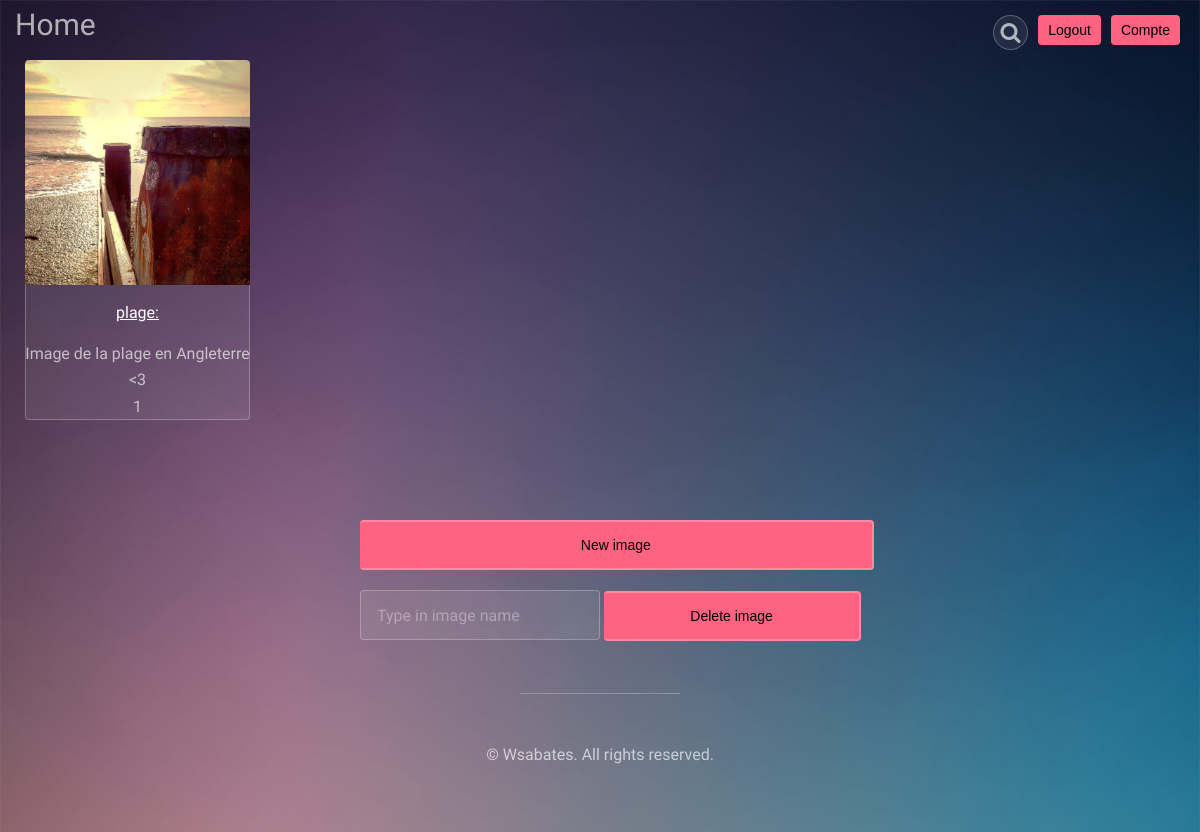
The page /img_galery.php (signed in) on the database its author committed.
### tables this page shows
CREATE TABLE `uploaded_img` (
  `id` int(11) NOT NULL,
  `user_id` varchar(256) NOT NULL,
  `title` varchar(256) NOT NULL,
  `description` varchar(256) NOT NULL,
  `img_name` varchar(256) NOT NULL,
  `nb_likes` int(11) DEFAULT NULL,
  `a_date` varchar(256) NOT NULL
);

### img_galery.php (the view, shortened to what this page needs)
<?php
include "includes/config/database.php";
include_once "header.php";
$sql = "SELECT * FROM uploaded_img WHERE user_id ='$_SESSION[u_id]'";
$result = $connexion->query($sql);
if($result->rowCount() > 0)
{
   echo "<div style = 'height: 450px'>";
   while($row = $result->fetch(PDO::FETCH_ASSOC))
   {
       echo "<section class='up_upload_img' style= 'width: 250px;'>
               <a href='image_commentaire.php?image=". $row[img_name] ."'>
                <img src='images/". $row[img_name] ." '>
                 <h3 style='text-decoration: underline'>$row[title]:</h3>
                 $row[description]
                 <br>
                 $row[nb_likes]
               </a>
             </section>";
   }
   echo "</div>";
}
echo "<div id='upload_box' style=' display: inline-block; width: 100%'>";
echo"<div class='up_upload'>";
if(isset($_SESSION['u_id']))
{
   echo '<form action="upload_details.php" method="POST">
            <button type="submit" name="submit" style="	margin: 10px 50px 10px 25%;padding: 0px 23%">New image</button>
          </form>';
   echo "<div class='up_delete'>";
   echo '<form action="includes/delete_img.inc.php" method="POST">
           <input type="text" name="delete" placeholder="Type in image name">
           <button type="submit" name="submit">Delete image</button>
         </form>';
   echo "</div>";
}
else
   echo '<div id="header"><h1>You must be logged in to upload images</h1></div>';
echo "</div>";
echo "</div>";
?>
<?php
include_once "footer.php";
?>

### assets/css/main.css (style rules this page uses)
html, body, div, span, applet, object, iframe, h1, h2, h3, h4, h5, h6, p, blockquote, pre, a, abbr, acronym, address, big, cite, code, del, dfn, em, img, ins, kbd, q, s, samp, small, strike, strong, sub, sup, tt, var, b, u, i, center, dl, dt, dd, ol, ul, li, fieldset, form, label, legend, table, caption, tbody, tfoot, thead, tr, th, td, article, aside, canvas, details, embed, figure, figcaption, footer, header, hgroup, menu, nav, output, ruby, section, summary, time, mark, audio, video { margin: 0; padding: 0; border: 0; font-size: 100%; font: inherit; vertical-align: baseline; }
article, aside, details, figcaption, figure, footer, header, hgroup, menu, nav, section { display: block; }
body { line-height: 1; }
body { -webkit-text-size-adjust: none; }
*, *:before, *:after { -moz-box-sizing: border-box; -webkit-box-sizing: border-box; box-sizing: border-box; }
body { -ms-overflow-style: scrollbar; }
body { background-color: #000; background-image: url("../../images/bg.jpg"); background-size: cover; background-position: top center; }
body, input, select, textarea { color: rgba(255, 255, 255, 0.65); font-family: "Source Sans Pro", Helvetica, sans-serif; font-size: 13pt; font-weight: 200; line-height: 1.65; }
@media screen and (max-width: 1280px) { body, input, select, textarea { font-size: 12pt; } }
a { color: inherit; text-decoration: none; }
h1, h2, h3, h4, h5, h6 { color: #ffffff; font-weight: 200; line-height: 1.5; margin: 0 0 1em 0; }
h3 { font-size: 1em; }
input[type="text"], input[type="password"], input[type="email"], input[type="tel"], input[type="file"], select, textarea { appearance: none; background: rgba(255, 255, 255, 0.075); border-radius: 4px; border: none; border: solid 1px rgba(255, 255, 255, 0.25); color: inherit; outline: 0; padding: 0 1em; text-decoration: none; width: 100%; }
input[type="text"], input[type="password"], input[type="email"], input[type="file"], select { height: 2.75em; }
input[type="submit"], input[type="reset"], input[type="button"], button, .button { background-color: #FF6382; border-radius: 4px; border: 0; color: !important; cursor: pointer; display: inline-block; font-weight: 200; text-decoration: none; white-space: nowrap; }
.up_upload_img { display: -moz-flex; display: -webkit-flex; display: -ms-flex; display: flex; -moz-flex-direction: row; -webkit-flex-direction: row; -ms-flex-direction: row; flex-direction: row; position: relative; float: left; width: 80%; }
.up_upload_img a { -moz-transition : all 0.2s ease; -webkit-transition : all 0.2s ease; -ms-transition : all 0.2s ease; transition : all 0.2s ease; border-bottom : none; display : block; width : 100%; margin : 0 0 2em 0; text-align : center; border-radius : 4px; box-shadow : inset 0 0 0 1px rgba(255, 255, 255, 0.25); background-color : rgba(255, 255, 255, 0.075); cursor : pointer; outline : 0; overflow : hidden; margin-left: 10%; }
.up_upload_img a img { display: block; width: 100%; border-top-left-radius: 4px; border-top-right-radius: 4px; }
.up_upload_img a h3 { margin: 1em; }
#upload_box { margin : 0 auto; padding : 0px 10%; }
.up_upload input { width : 25%; height: 50px; border-radius: 4px; padding: 0.5em 1em; margin: 10px 0px 0px 25%; }
.up_upload form button { position: relative; height: 50px; font-size: 14px; border-bottom: solid 2px; border-top: solid 2px; border-right: solid 2px; cursor: pointer; border-color: rgba(255, 255, 255, 0.25); border-radius: 4px; padding: 0px 10%; margin: 0px 0px 20px 0px; }
.up_delete form button { padding: 0px 9% }
.up_upload_img { margin-right: 50px; }

### rows shown on the page
uploaded_img: img_name (picture), title "plage", description "Image de la plage en Angleterre <3", nb_likes "1"
